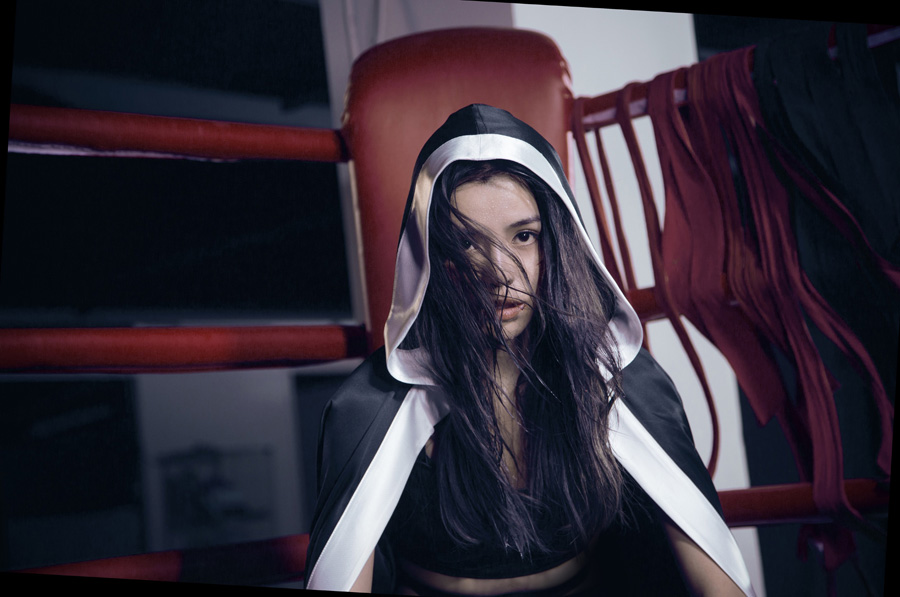
#> input picture fa.jpeg, 900 x 597 px
$ jupyter execute --allow-errors '直方圖等化.ipynb'   (shell and % lines are left out)   (older library calls are emulated)
#> lines starting #> are read from the running program, lines starting #| are printed output that depends on the picture
[cell 1]
from PIL import Image
import numpy as np
import matplotlib.pyplot as plt
import scipy.misc
from scipy.linalg import solve
import seaborn as sns
sns.set_style("white")
im = Image.open('fa.jpeg')
#> im is the input picture: PIL image 900x597 RGB; mean R, G, B 51.1, 44.2, 55.6
im = np.asarray(im.convert('L'))
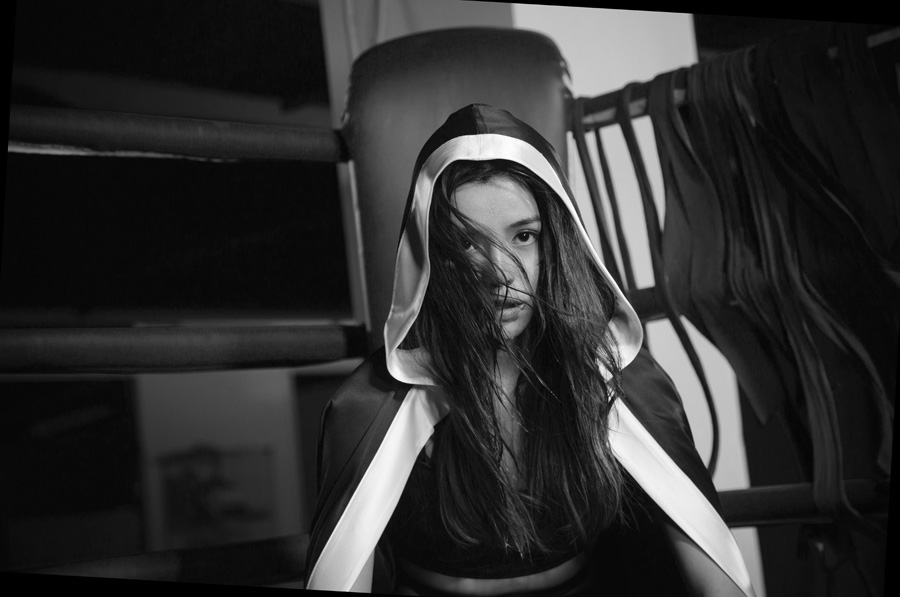
#> im: shape (597, 900); min 0, max 255, mean 47.6
plt.imshow(im)
plt.gray()
plt.show()

[cell 2]
sns.set_color_codes()
ax = sns.distplot(im.flatten(), color="y")
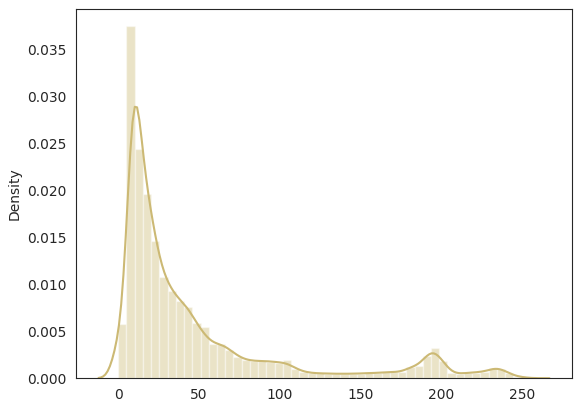
#> figure drawn by matplotlib, 1 panel; tallest bar 0.0375 high, from x = 5.1 to 10.2; curve peaks at x = 10.29, y = 0.0289

[cell 3]
print(ax)
#| Axes(0.125,0.11;0.775x0.77)

[cell 4]
L = 256
hist, bin_edges = np.histogram(im.flatten(), density=False,bins=L-1,range=(0,L-1))
#> hist = 255 values, max 35981 at index 9, min 22 at index 254, mean 2107.1; bin_edges = 256 values from 0 to 255
print(hist,bin_edges)
#| [13321  1654   295   159   177   258   794 10910 31471 35981 23486 16699
#|  14121 12460 11816 11649 11785 11562 10293 10073 10095  9431  9005  8059
#|   7066  6515  6191  6002  5986  5774  5461  5488  5215  4970  4879  4759
#|   4646  4602  4503  4372  4256  4116  4334  4289  4050  3839  3483  3305
#|   3203  3085  2879  2821  2655  2597  2461  2259  2164  2030  1991  1903
#|   1962  1945  1919  1948  2050  1989  1963  1811  1660  1682  1536  1542
#|   1349  1319  1329  1213  1099  1079  1119  1011  1035  1004   [  0.   1.   2.   3.   4.   5.   6.   7.   8.   9.  10.  11.  12.  13.
#|   14.  15.  16.  17.  18.  19.  20.  21.  22.  23.  24.  25.  26.  27.
#|   28.  29.  30.  31.  32.  33.  34.  35.  36.  37.  38.  39.  40.  41.
#|   42.  43.  44.  45.  46.  47.  48.  49.  50.  51.  52.  53.  54.  55.
#|   56.  57.  58.  59.  60.  61.  62.  63.  64.  65.  66.  67.  68.  69.
#|   70.  71.  72.  73.  74.  75.  76.  77.  78.  79.  80.  81.  82.  83.
#> (further printed lines are left out)

[cell 5]
Accumulate_hist = np.add.accumulate(hist)
#> Accumulate_hist = 255 values from 13321 to 537300
S = (L-1)/(im.shape[0]*im.shape[1])*Accumulate_hist
#> S = 255 values from 6.32 to 255

[cell 6]
new_pic = np.zeros(im.shape)
it = np.nditer(im,flags=['multi_index'],op_flags=['readonly'])
#> (the rest of this cell did not finish here and is left out)

[cell 7]
print(new_pic.astype(np.uint8))
#> (printed output is left out)
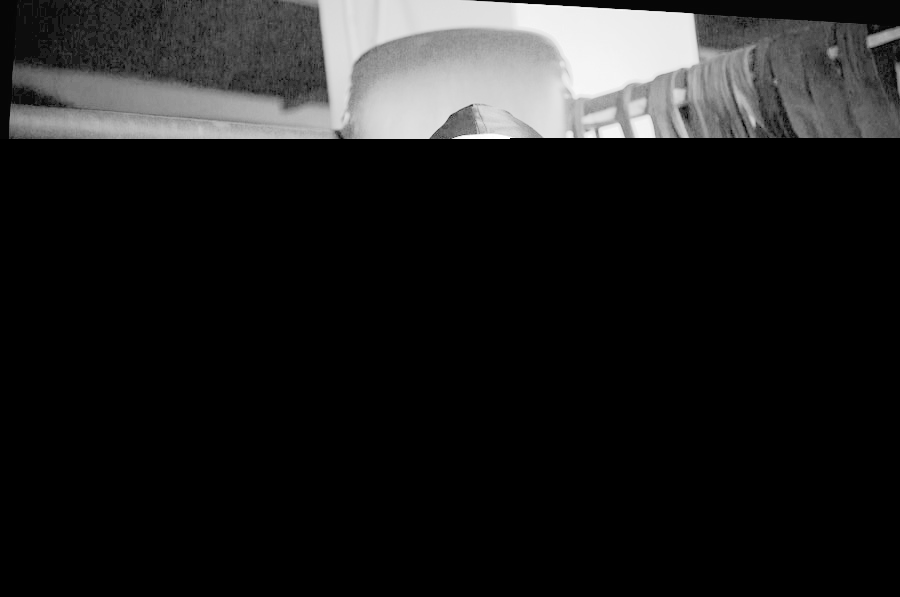
#> new_pic: shape (597, 900) float64; min 0, max 255, mean 30.3
plt.imshow(new_pic.astype(np.uint8))
plt.gray()
plt.show()
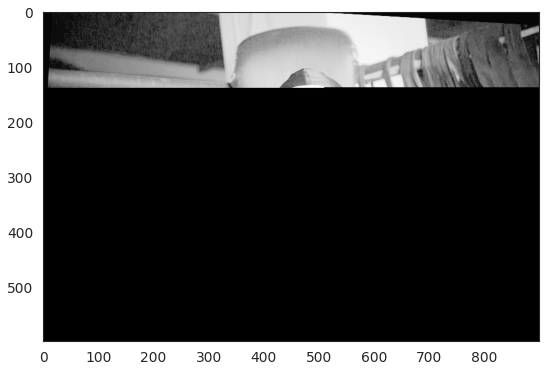
#> figure drawn by matplotlib, 1 panel

[cell 8]
ax = sns.distplot(new_pic.flatten(), color="y")
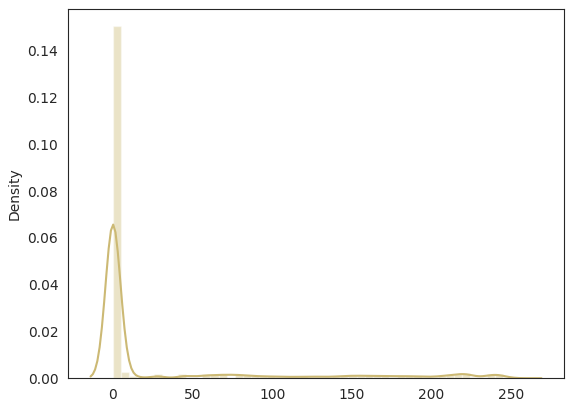
#> figure drawn by matplotlib, 1 panel; tallest bar 0.151 high, from x = 0 to 5.1; curve peaks at x = 0.146, y = 0.0657

$ run again, with face.png saved as fa.jpeg
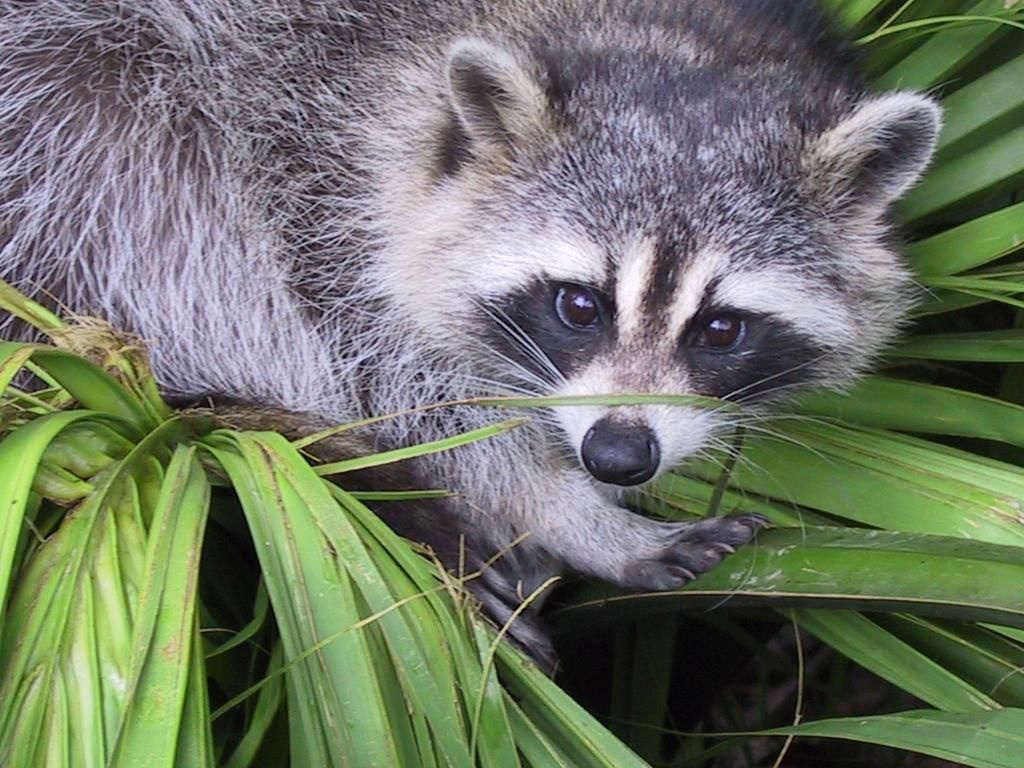
#> input picture face.png, 1024 x 768 px
#> im is the input picture: PIL image 1024x768 RGB; mean R, G, B 110.7, 117.7, 102.1
#> im: shape (768, 1024)
#| Axes(0.125,0.11;0.775x0.77)
#> hist = 255 values, max 5316 at index 114, min 0 at index 254, mean 3084; bin_edges = 256 values from 0 to 255
#> (printed output is left out)
#> Accumulate_hist = 255 values from 2 to 786432
#> S = 255 values from 0.000648 to 255
#> after the loop `while not it.finished:`:
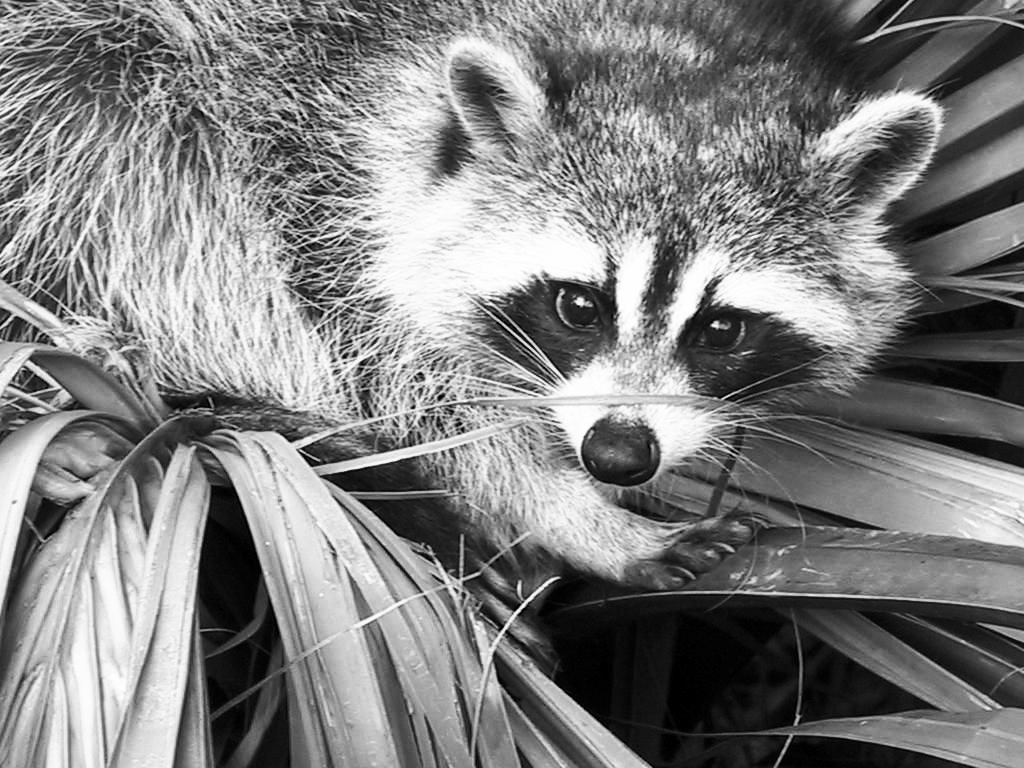
#> new_pic: shape (768, 1024) float64; min 0.000648, max 255, mean 128.1
#> (printed output is left out)
#> `[cell 8] ax = sns.distplot(new_pic.flatten(), color="y")`:
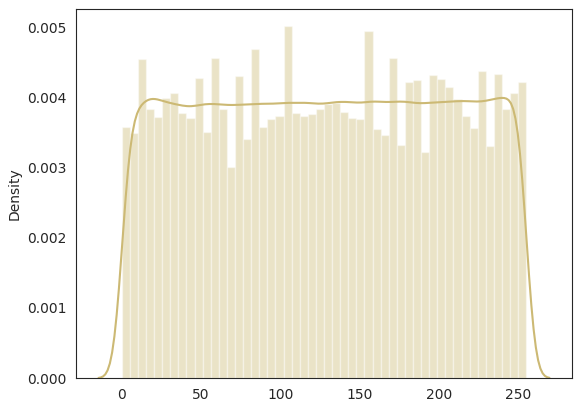
#> figure drawn by matplotlib, 1 panel; tallest bar 0.00501 high, from x = 102 to 107.1; curve peaks at x = 239.6, y = 0.00399
